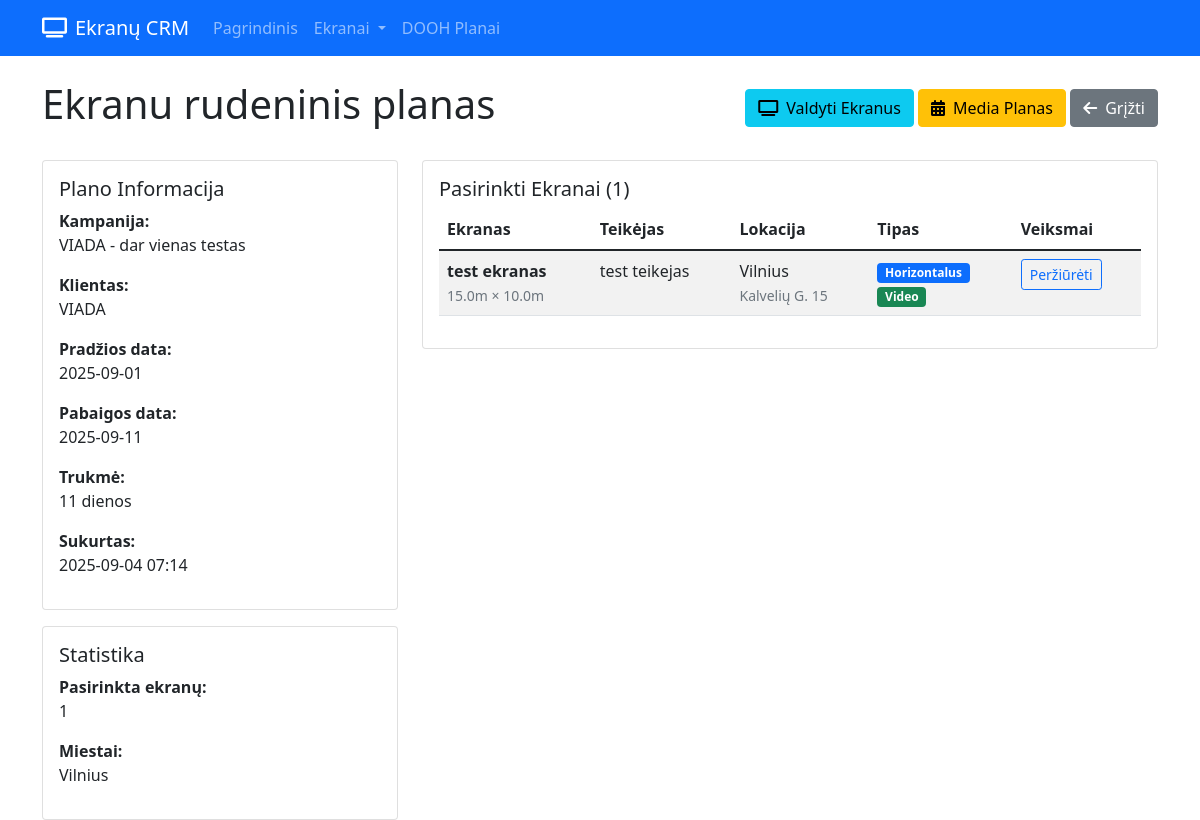
/dooh-plan/1, run on the app's committed database.
### app.py (models this page shows)
class DOOHPlan(db.Model):
    id = db.Column(db.Integer, primary_key=True)
    campaign_id = db.Column(db.Integer, db.ForeignKey('campaign.id'), nullable=False)
    name = db.Column(db.String(100), nullable=False)
    start_date = db.Column(db.Date, nullable=False)
    end_date = db.Column(db.Date, nullable=False)
    created_at = db.Column(db.DateTime, default=datetime.utcnow)
    screen_bookings = db.relationship('ScreenBooking', backref='dooh_plan', lazy=True, cascade='all, delete-orphan')

class Campaign(db.Model):
    id = db.Column(db.Integer, primary_key=True)
    client_id = db.Column(db.Integer, db.ForeignKey('client.id'), nullable=False)
    name = db.Column(db.String(100), nullable=False)
    description = db.Column(db.Text)
    start_date = db.Column(db.Date)
    end_date = db.Column(db.Date)
    budget = db.Column(db.Float)
    created_at = db.Column(db.DateTime, default=datetime.utcnow)
    dooh_plans = db.relationship('DOOHPlan', backref='campaign', lazy=True, cascade='all, delete-orphan')

class Client(db.Model):
    id = db.Column(db.Integer, primary_key=True)
    name = db.Column(db.String(100), nullable=False)
    email = db.Column(db.String(100))
    phone = db.Column(db.String(20))
    contact_person = db.Column(db.String(100))
    company = db.Column(db.String(100))
    created_at = db.Column(db.DateTime, default=datetime.utcnow)
    campaigns = db.relationship('Campaign', backref='client', lazy=True, cascade='all, delete-orphan')

class Screen(db.Model):
    id = db.Column(db.Integer, primary_key=True)
    provider_id = db.Column(db.Integer, db.ForeignKey('screen_provider.id'), nullable=False)
    name = db.Column(db.String(100), nullable=False)
    image_path = db.Column(db.String(200))
    position_description = db.Column(db.Text)
    comment = db.Column(db.Text)
    screen_type = db.Column(db.String(50), nullable=False)  # horizontal/vertical
    content_type = db.Column(db.String(50), nullable=False)  # video/static
    width = db.Column(db.Float, nullable=False)  # in meters
    height = db.Column(db.Float, nullable=False)  # in meters
    pixel_width = db.Column(db.Integer)
    pixel_height = db.Column(db.Integer)
    pixel_comment = db.Column(db.Text)
    gps_latitude = db.Column(db.Float)
    gps_longitude = db.Column(db.Float)
    city = db.Column(db.String(100), nullable=False)
    address = db.Column(db.String(200), nullable=False)
    side = db.Column(db.String(10))  # D-right, K-left
    created_at = db.Column(db.DateTime, default=datetime.utcnow)
    pricing_hours = db.relationship('ScreenPricing', backref='screen', lazy=True, cascade='all, delete-orphan')
    bookings = db.relationship('ScreenBooking', backref='screen', lazy=True)

class ScreenBooking(db.Model):
    id = db.Column(db.Integer, primary_key=True)
    dooh_plan_id = db.Column(db.Integer, db.ForeignKey('dooh_plan.id'), nullable=False)
    screen_id = db.Column(db.Integer, db.ForeignKey('screen.id'), nullable=False)
    screen_slots = db.relationship('ScreenSlot', backref='booking', lazy=True, cascade='all, delete-orphan')

class ScreenProvider(db.Model):
    id = db.Column(db.Integer, primary_key=True)
    name = db.Column(db.String(100), nullable=False)
    email = db.Column(db.String(100))
    phone = db.Column(db.String(20))
    contact_person = db.Column(db.String(100))
    created_at = db.Column(db.DateTime, default=datetime.utcnow)
    screens = db.relationship('Screen', backref='provider', lazy=True, cascade='all, delete-orphan')

### app.py (the view)
@app.route('/dooh-plan/<int:id>')
def dooh_plan_detail(id):
    plan = DOOHPlan.query.get_or_404(id)
    return render_template('dooh_plan_detail.html', plan=plan)

### templates/dooh_plan_detail.html (shortened to what this page needs)
{% extends "base.html" %}
{% block content %}
<div class="d-flex justify-content-between align-items-center mb-4">
    <h1>{{ plan.name }}</h1>
    <div>
        <a href="{{ url_for('dooh_plan_screens', id=plan.id) }}" class="btn btn-info">
            <i class="fas fa-tv me-2"></i>Valdyti Ekranus
        </a>
        <a href="{{ url_for('dooh_plan_media', id=plan.id) }}" class="btn btn-warning">
            <i class="fas fa-calendar-alt me-2"></i>Media Planas
        </a>
        <a href="{{ url_for('dooh_plans') }}" class="btn btn-secondary">
            <i class="fas fa-arrow-left me-2"></i>Grįžti
        </a>
    </div>
</div>
<div class="row">
    <div class="col-md-4">
        <div class="card">
            <div class="card-body">
                <h5 class="card-title">Plano Informacija</h5>
                <p><strong>Kampanija:</strong><br>
                    {{ plan.campaign.name }}
                </p>
                <p><strong>Klientas:</strong><br>
                    {{ plan.campaign.client.name }}
                </p>
                <p><strong>Pradžios data:</strong><br>{{ plan.start_date.strftime('%Y-%m-%d') }}</p>
                <p><strong>Pabaigos data:</strong><br>{{ plan.end_date.strftime('%Y-%m-%d') }}</p>
                <p><strong>Trukmė:</strong><br>{{ (plan.end_date - plan.start_date).days + 1 }} dienos</p>
                <p><strong>Sukurtas:</strong><br>{{ plan.created_at.strftime('%Y-%m-%d %H:%M') }}</p>
            </div>
        </div>
        <div class="card mt-3">
            <div class="card-body">
                <h5 class="card-title">Statistika</h5>
                <p><strong>Pasirinkta ekranų:</strong><br>{{ plan.screen_bookings|length }}</p>
                {% if plan.screen_bookings %}
                    <p><strong>Miestai:</strong><br>
                        {% set cities = [] %}
                        {% for booking in plan.screen_bookings %}
                            {% if booking.screen.city not in cities %}
                                {% set _ = cities.append(booking.screen.city) %}
                            {% endif %}
                        {% endfor %}
                        {{ cities|join(', ') }}
                    </p>
                {% endif %}
            </div>
        </div>
    </div>
    <div class="col-md-8">
        <div class="card">
            <div class="card-body">
                <h5 class="card-title">Pasirinkti Ekranai ({{ plan.screen_bookings|length }})</h5>
                {% if plan.screen_bookings %}
                    <div class="table-responsive">
                        <table class="table table-striped">
                            <thead>
                                <tr>
                                    <th>Ekranas</th>
                                    <th>Teikėjas</th>
                                    <th>Lokacija</th>
                                    <th>Tipas</th>
                                    <th>Veiksmai</th>
                                </tr>
                            </thead>
                            <tbody>
                                {% for booking in plan.screen_bookings %}
                                <tr>
                                    <td>
                                        <strong>{{ booking.screen.name }}</strong>
                                        <br><small class="text-muted">{{ booking.screen.width }}m × {{ booking.screen.height }}m</small>
                                    </td>
                                    <td>{{ booking.screen.provider.name }}</td>
                                    <td>
                                        {{ booking.screen.city }}<br>
                                        <small class="text-muted">{{ booking.screen.address }}</small>
                                    </td>
                                    <td>
                                        <span class="badge bg-{{ 'primary' if booking.screen.screen_type == 'horizontal' else 'secondary' }}">
                                            {{ 'Horizontalus' if booking.screen.screen_type == 'horizontal' else 'Vertikalus' }}
                                        </span>
                                        <br>
                                        <span class="badge bg-{{ 'success' if booking.screen.content_type == 'video' else 'info' }}">
                                            {{ 'Video' if booking.screen.content_type == 'video' else 'Statinis' }}
                                        </span>
                                    </td>
                                    <td>
                                        <a href="{{ url_for('screen_detail', id=booking.screen.id) }}" class="btn btn-sm btn-outline-primary">
                                            Peržiūrėti
                                        </a>
                                    </td>
                                </tr>
                                {% endfor %}
                            </tbody>
                        </table>
                    </div>
                {% endif %}
            </div>
        </div>
    </div>
</div>
{% endblock %}

### data on the page
DOOHPlan: name "Ekranu rudeninis planas", start_date "2025-09-01", end_date "2025-09-11", (plan.end_date-plan.start_date).days+1 "11", created_at "2025-09-04 07:14"
Campaign: campaign.name "VIADA - dar vienas testas"
Client: campaign.client.name "VIADA"
Screen: city "Vilnius", screen_type "Horizontalus", content_type "Video"
ScreenBooking: screen.name "test ekranas", screen.width "15.0", screen.height "10.0", screen.provider.name "test teikejas", screen.city "Vilnius", screen.address "Kalvelių G. 15"

### other printed values
{{ plan.screen_bookings|length }} "1"
